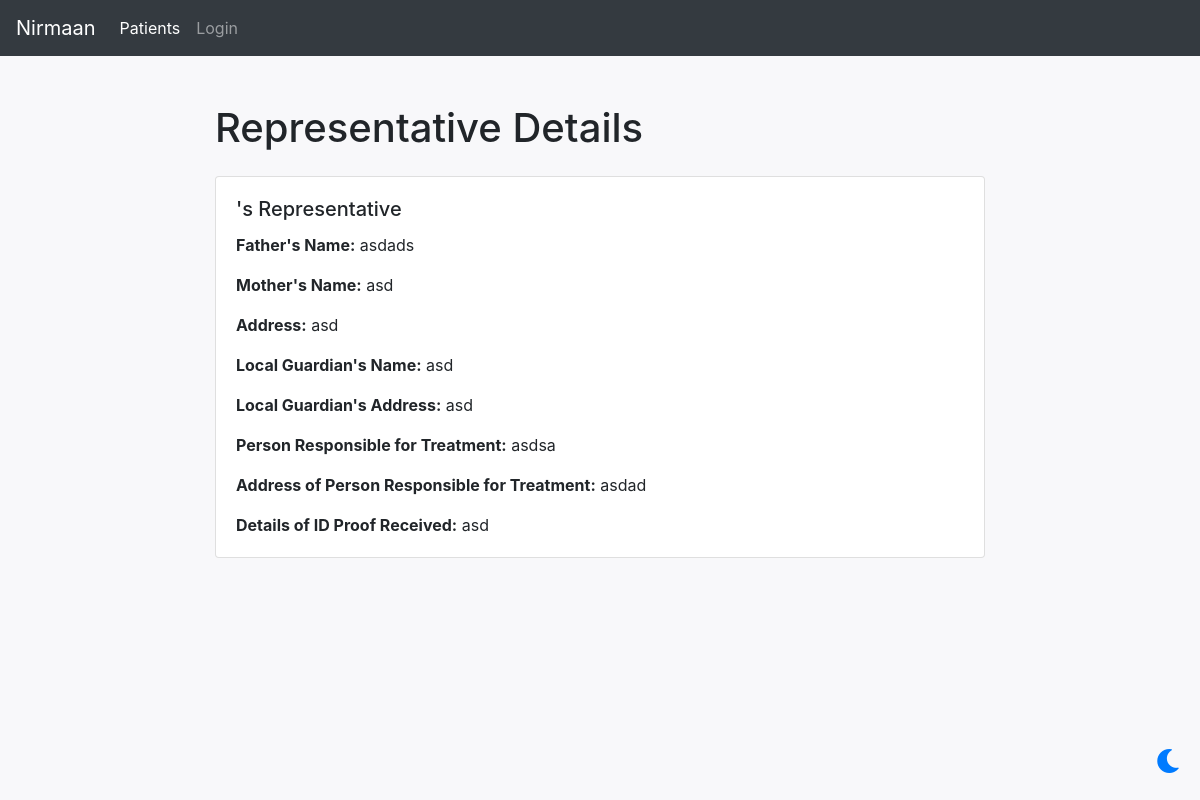
The app's page /patient/39/representative/ with its own data.
### patient/models.py (models this page shows, shortened)
class Representative(models.Model):
	patient = models.ForeignKey(Patient, on_delete=models.CASCADE)
	father_name = models.CharField(max_length=100)
	mother_name = models.CharField(max_length=100)
	address = models.TextField()
	name_of_local_guardian = models.CharField(max_length=100)
	address_of_local_guardian = models.TextField()
	name_of_person_responsible_for_treatment = models.CharField(max_length=100)
	address_2 = models.CharField(max_length=100)
	detail_of_id_proof_recieved = models.TextField()

### patient/views.py (the view)
# urls.py: path('patient/<int:patient_id>/representative/', views.view_representative, name='view_representative'),
def view_representative(request, patient_id):
    patient = get_object_or_404(Patient, id=patient_id)
    representative = get_object_or_404(Representative, patient=patient)
    return render(request, 'view_representative.html', {'patient': patient, 'representative': representative})

### templates/view_representative.html (shortened to what this page needs)
<!DOCTYPE html>
<html lang="en">
<head>
    <link rel="stylesheet" href="https://stackpath.bootstrapcdn.com/bootstrap/4.5.2/css/bootstrap.min.css">
    <link rel="stylesheet" href="https://cdnjs.cloudflare.com/ajax/libs/font-awesome/5.15.4/css/all.min.css">
</head>
<body>
<nav class="navbar navbar-expand-lg navbar-dark bg-dark">
    <a class="navbar-brand" href="{% url 'get_patients' %}">Nirmaan</a>
    <div class="collapse navbar-collapse justify-content-right" id="navbarSupportedContent">
        <ul class="navbar-nav">
            <li class="nav-item active">
                <a class="nav-link" href="{% url 'get_patients' %}">Patients</a>
            </li>
        </ul>
        <ul class="navbar-nav">
            {% if user.is_authenticated %}
                <li class="nav-item">
                    <a class="nav-link" href="{% url 'account_logout' %}">Logout</a>
                </li>
            {% else %}
                <li class="nav-item">
                    <a class="nav-link" href="{% url 'account_login' %}">Login</a>
                </li>
            {% endif %}
        </ul>
    </div>
</nav>
<div class="toggle-button" onclick="toggleTheme()">
    <i class="fas fa-moon"></i>
</div>
<div class="container mt-5">
    <h1 class="mb-4">Representative Details</h1>
    <div class="card">
        <div class="card-body">
            <h5 class="card-title">{{ patient.name }}'s Representative</h5>
            <p class="card-text"><strong>Father's Name:</strong> {{ representative.father_name }}</p>
            <p class="card-text"><strong>Mother's Name:</strong> {{ representative.mother_name }}</p>
            <p class="card-text"><strong>Address:</strong> {{ representative.address }}</p>
            <p class="card-text"><strong>Local Guardian's Name:</strong> {{ representative.name_of_local_guardian }}</p>
            <p class="card-text"><strong>Local Guardian's Address:</strong> {{ representative.address_of_local_guardian }}</p>
            <p class="card-text"><strong>Person Responsible for Treatment:</strong> {{ representative.name_of_person_responsible_for_treatment }}</p>
            <p class="card-text"><strong>Address of Person Responsible for Treatment:</strong> {{ representative.address_2 }}</p>
            <p class="card-text"><strong>Details of ID Proof Received:</strong> {{ representative.detail_of_id_proof_recieved }}</p>
        </div>
    </div>
</div>
</body>
</html>

### templates/view_representative.html (style rules this page uses)
body { background-color: #f8f8fa; transition: background-color 0.3s, color 0.3s; }
.container { max-width: 800px; }
.card { background-color: #fff; transition: background-color 0.3s, color 0.3s; }
.toggle-button { position: fixed; bottom: 20px; right: 20px; z-index: 1000; cursor: pointer; font-size: 1.5rem; }
.toggle-button i { color: #007bff; }

### records on screen
Representative: father_name "asdads", mother_name "asd", address "asd", name_of_local_guardian "asd", address_of_local_guardian "asd", name_of_person_responsible_for_treatment "asdsa", address_2 "asdad", detail_of_id_proof_recieved "asd"
